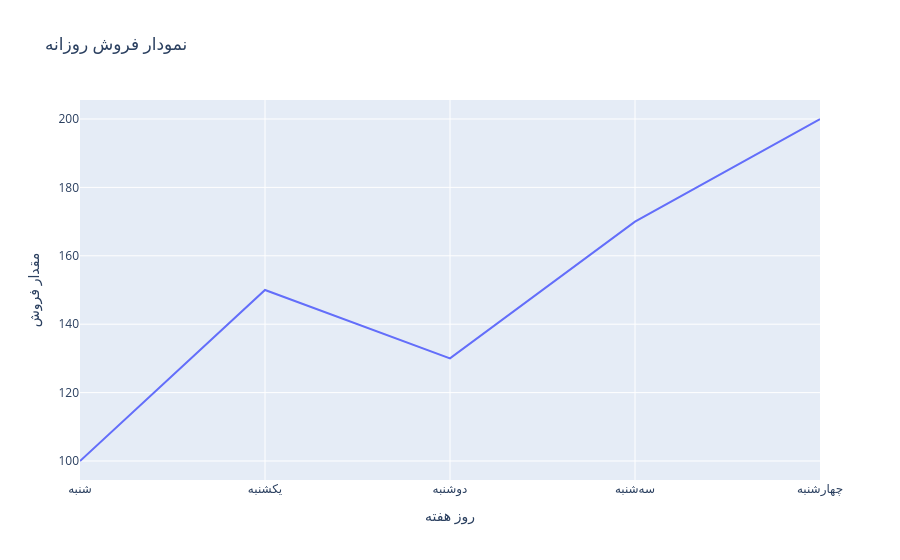

The cell this chart's notebook holds for it:
### Markdown cell above
<h1 align=center style="line-height:200%;font-family:vazir;color:#0099cc">
<font face="vazir" color="#0099cc">
    (۱) آشنایی با مصورسازی 
</font>
</h1>

### Code cell
import plotly.express as px


data = {'روز': ['شنبه', 'یکشنبه', 'دوشنبه', 'سهشنبه', 'چهارشنبه'],'فروش': [100, 150, 130, 170, 200]}  # داده نمونه


fig = px.line(data, x='روز', y='فروش', title='نمودار فروش روزانه', labels={'روز': 'روز هفته', 'فروش': 'مقدار فروش'}) # رسم نمودار خطی
fig.show()

### Figure 1 — Plotly figure (JSON) as saved in the notebook; plotly's stock layout.template omitted (floating-point values rounded to 4 significant figures)
{"data": [{"hovertemplate": "روز هفته=%{x}<br>مقدار فروش=%{y}<extra></extra>", "legendgroup": "", "line": {"color": "#636efa", "dash": "solid"}, "marker": {"symbol": "circle"}, "mode": "lines", "name": "", "orientation": "v", "showlegend": false, "type": "scatter", "x": ["شنبه", "یکشنبه", "دوشنبه", "سهشنبه", "چهارشنبه"], "xaxis": "x", "y": [100, 150, 130, 170, 200], "yaxis": "y"}], "layout": {"legend": {"tracegroupgap": 0}, "title": {"text": "نمودار فروش روزانه"}, "xaxis": {"anchor": "y", "domain": [0, 1], "title": {"text": "روز هفته"}}, "yaxis": {"anchor": "x", "domain": [0, 1], "title": {"text": "مقدار فروش"}}}}
